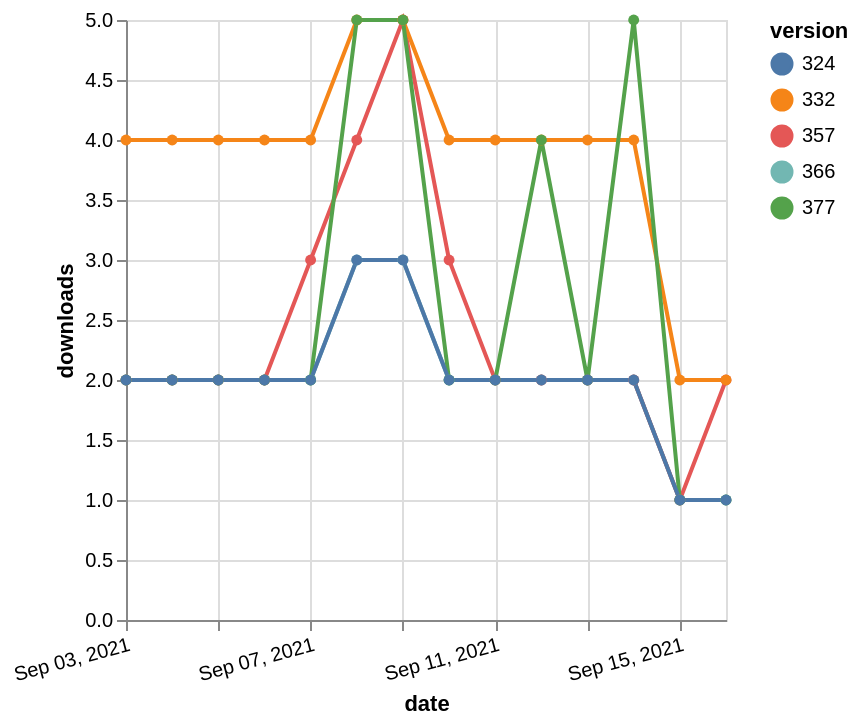

Write the Vega-Lite specification saved for this chart.
### Vega-Lite specification from a JSON file in a GitHub repository (floating-point values rounded to 4 significant figures)
{"$schema": "https://vega.github.io/schema/vega-lite/v5.json", "description": "A simple bar chart with embedded data.", "data": {"values": [{"date": "2021-09-03", "total": 2305, "delta": 2, "version": "366"}, {"date": "2021-09-04", "total": 2307, "delta": 2, "version": "366"}, {"date": "2021-09-05", "total": 2309, "delta": 2, "version": "366"}, {"date": "2021-09-06", "total": 2311, "delta": 2, "version": "366"}, {"date": "2021-09-07", "total": 2313, "delta": 2, "version": "366"}, {"date": "2021-09-08", "total": 2316, "delta": 3, "version": "366"}, {"date": "2021-09-09", "total": 2319, "delta": 3, "version": "366"}, {"date": "2021-09-10", "total": 2321, "delta": 2, "version": "366"}, {"date": "2021-09-11", "total": 2323, "delta": 2, "version": "366"}, {"date": "2021-09-12", "total": 2325, "delta": 2, "version": "366"}, {"date": "2021-09-13", "total": 2327, "delta": 2, "version": "366"}, {"date": "2021-09-14", "total": 2329, "delta": 2, "version": "366"}, {"date": "2021-09-15", "total": 2330, "delta": 1, "version": "366"}, {"date": "2021-09-16", "total": 2331, "delta": 1, "version": "366"}, {"date": "2021-09-03", "total": 2869, "delta": 2, "version": "357"}, {"date": "2021-09-04", "total": 2871, "delta": 2, "version": "357"}, {"date": "2021-09-05", "total": 2873, "delta": 2, "version": "357"}, {"date": "2021-09-06", "total": 2875, "delta": 2, "version": "357"}, {"date": "2021-09-07", "total": 2878, "delta": 3, "version": "357"}, {"date": "2021-09-08", "total": 2882, "delta": 4, "version": "357"}, {"date": "2021-09-09", "total": 2887, "delta": 5, "version": "357"}, {"date": "2021-09-10", "total": 2890, "delta": 3, "version": "357"}, {"date": "2021-09-11", "total": 2892, "delta": 2, "version": "357"}, {"date": "2021-09-12", "total": 2894, "delta": 2, "version": "357"}, {"date": "2021-09-13", "total": 2896, "delta": 2, "version": "357"}, {"date": "2021-09-14", "total": 2898, "delta": 2, "version": "357"}, {"date": "2021-09-15", "total": 2899, "delta": 1, "version": "357"}, {"date": "2021-09-16", "total": 2901, "delta": 2, "version": "357"}, {"date": "2021-09-03", "total": 4857, "delta": 4, "version": "332"}, {"date": "2021-09-04", "total": 4861, "delta": 4, "version": "332"}, {"date": "2021-09-05", "total": 4865, "delta": 4, "version": "332"}, {"date": "2021-09-06", "total": 4869, "delta": 4, "version": "332"}, {"date": "2021-09-07", "total": 4873, "delta": 4, "version": "332"}, {"date": "2021-09-08", "total": 4878, "delta": 5, "version": "332"}, {"date": "2021-09-09", "total": 4883, "delta": 5, "version": "332"}, {"date": "2021-09-10", "total": 4887, "delta": 4, "version": "332"}, {"date": "2021-09-11", "total": 4891, "delta": 4, "version": "332"}, {"date": "2021-09-12", "total": 4895, "delta": 4, "version": "332"}, {"date": "2021-09-13", "total": 4899, "delta": 4, "version": "332"}, {"date": "2021-09-14", "total": 4903, "delta": 4, "version": "332"}, {"date": "2021-09-15", "total": 4905, "delta": 2, "version": "332"}, {"date": "2021-09-16", "total": 4907, "delta": 2, "version": "332"}, {"date": "2021-09-03", "total": 2105, "delta": 2, "version": "377"}, {"date": "2021-09-04", "total": 2107, "delta": 2, "version": "377"}, {"date": "2021-09-05", "total": 2109, "delta": 2, "version": "377"}, {"date": "2021-09-06", "total": 2111, "delta": 2, "version": "377"}, {"date": "2021-09-07", "total": 2113, "delta": 2, "version": "377"}, {"date": "2021-09-08", "total": 2118, "delta": 5, "version": "377"}, {"date": "2021-09-09", "total": 2123, "delta": 5, "version": "377"}, {"date": "2021-09-10", "total": 2125, "delta": 2, "version": "377"}, {"date": "2021-09-11", "total": 2127, "delta": 2, "version": "377"}, {"date": "2021-09-12", "total": 2131, "delta": 4, "version": "377"}, {"date": "2021-09-13", "total": 2133, "delta": 2, "version": "377"}, {"date": "2021-09-14", "total": 2138, "delta": 5, "version": "377"}, {"date": "2021-09-15", "total": 2139, "delta": 1, "version": "377"}, {"date": "2021-09-16", "total": 2140, "delta": 1, "version": "377"}, {"date": "2021-09-03", "total": 2625, "delta": 2, "version": "324"}, {"date": "2021-09-04", "total": 2627, "delta": 2, "version": "324"}, {"date": "2021-09-05", "total": 2629, "delta": 2, "version": "324"}, {"date": "2021-09-06", "total": 2631, "delta": 2, "version": "324"}, {"date": "2021-09-07", "total": 2633, "delta": 2, "version": "324"}, {"date": "2021-09-08", "total": 2636, "delta": 3, "version": "324"}, {"date": "2021-09-09", "total": 2639, "delta": 3, "version": "324"}, {"date": "2021-09-10", "total": 2641, "delta": 2, "version": "324"}, {"date": "2021-09-11", "total": 2643, "delta": 2, "version": "324"}, {"date": "2021-09-12", "total": 2645, "delta": 2, "version": "324"}, {"date": "2021-09-13", "total": 2647, "delta": 2, "version": "324"}, {"date": "2021-09-14", "total": 2649, "delta": 2, "version": "324"}, {"date": "2021-09-15", "total": 2650, "delta": 1, "version": "324"}, {"date": "2021-09-16", "total": 2651, "delta": 1, "version": "324"}]}, "width": "container", "mark": {"type": "line", "point": {"filled": true}}, "encoding": {"x": {"field": "date", "type": "temporal", "timeUnit": "yearmonthdate", "title": "date", "axis": {"labelAngle": -15}}, "y": {"field": "delta", "type": "quantitative", "title": "downloads"}, "color": {"field": "version", "type": "nominal"}, "tooltip": {"field": "delta"}}}
